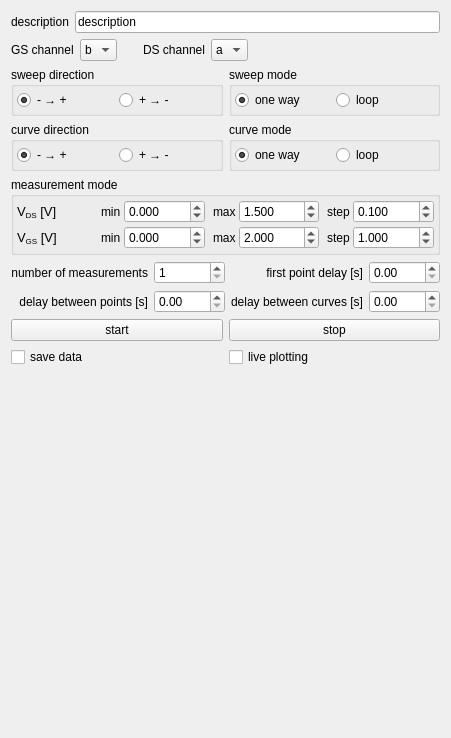
<?xml version="1.0" encoding="UTF-8"?>
<ui version="4.0">
 <class>measurement_window</class>
 <widget class="QWidget" name="measurement_window">
  <property name="geometry">
   <rect>
    <x>0</x>
    <y>0</y>
    <width>404</width>
    <height>738</height>
   </rect>
  </property>
  <property name="windowTitle">
   <string>transistor output</string>
  </property>
  <layout class="QVBoxLayout" name="verticalLayout">
   <item>
    <layout class="QHBoxLayout" name="horizontalLayout_8">
     <item>
      <widget class="QLabel" name="label_17">
       <property name="text">
        <string>description</string>
       </property>
      </widget>
     </item>
     <item>
      <widget class="QLineEdit" name="description_lineEdit">
       <property name="text">
        <string>description</string>
       </property>
      </widget>
     </item>
    </layout>
   </item>
   <item>
    <layout class="QHBoxLayout" name="horizontalLayout_16">
     <item>
      <widget class="QLabel" name="label_21">
       <property name="text">
        <string>GS channel</string>
       </property>
      </widget>
     </item>
     <item>
      <widget class="QComboBox" name="ch_GS_comboBox">
       <property name="currentIndex">
        <number>1</number>
       </property>
       <item>
        <property name="text">
         <string>a</string>
        </property>
       </item>
       <item>
        <property name="text">
         <string>b</string>
        </property>
       </item>
      </widget>
     </item>
     <item>
      <spacer name="horizontalSpacer_11">
       <property name="orientation">
        <enum>Qt::Horizontal</enum>
       </property>
       <property name="sizeType">
        <enum>QSizePolicy::Maximum</enum>
       </property>
       <property name="sizeHint" stdset="0">
        <size>
         <width>20</width>
         <height>20</height>
        </size>
       </property>
      </spacer>
     </item>
     <item>
      <widget class="QLabel" name="label_22">
       <property name="text">
        <string>DS channel</string>
       </property>
      </widget>
     </item>
     <item>
      <widget class="QComboBox" name="ch_DS_comboBox">
       <property name="currentIndex">
        <number>0</number>
       </property>
       <item>
        <property name="text">
         <string>a</string>
        </property>
       </item>
       <item>
        <property name="text">
         <string>b</string>
        </property>
       </item>
      </widget>
     </item>
     <item>
      <spacer name="horizontalSpacer_12">
       <property name="orientation">
        <enum>Qt::Horizontal</enum>
       </property>
       <property name="sizeHint" stdset="0">
        <size>
         <width>40</width>
         <height>20</height>
        </size>
       </property>
      </spacer>
     </item>
    </layout>
   </item>
   <item>
    <layout class="QVBoxLayout" name="verticalLayout_5">
     <item>
      <layout class="QHBoxLayout" name="horizontalLayout_13">
       <item>
        <widget class="QGroupBox" name="groupBox_4">
         <property name="title">
          <string>sweep direction</string>
         </property>
         <layout class="QHBoxLayout" name="horizontalLayout_14">
          <property name="spacing">
           <number>3</number>
          </property>
          <property name="leftMargin">
           <number>3</number>
          </property>
          <property name="topMargin">
           <number>3</number>
          </property>
          <property name="rightMargin">
           <number>3</number>
          </property>
          <property name="bottomMargin">
           <number>3</number>
          </property>
          <item>
           <widget class="QRadioButton" name="sweep_direction_positive_radioButton">
            <property name="text">
             <string>- → +</string>
            </property>
            <property name="checked">
             <bool>true</bool>
            </property>
           </widget>
          </item>
          <item>
           <widget class="QRadioButton" name="sweep_direction_negative_radioButton">
            <property name="text">
             <string>+ → -</string>
            </property>
           </widget>
          </item>
         </layout>
        </widget>
       </item>
       <item>
        <widget class="QGroupBox" name="groupBox_5">
         <property name="title">
          <string>sweep mode</string>
         </property>
         <layout class="QHBoxLayout" name="horizontalLayout_15">
          <property name="spacing">
           <number>3</number>
          </property>
          <property name="leftMargin">
           <number>3</number>
          </property>
          <property name="topMargin">
           <number>3</number>
          </property>
          <property name="rightMargin">
           <number>3</number>
          </property>
          <property name="bottomMargin">
           <number>3</number>
          </property>
          <item>
           <widget class="QRadioButton" name="sweep_one_way_radioButton">
            <property name="text">
             <string>one way</string>
            </property>
            <property name="checked">
             <bool>true</bool>
            </property>
           </widget>
          </item>
          <item>
           <widget class="QRadioButton" name="sweep_loop_radioButton">
            <property name="text">
             <string>loop</string>
            </property>
           </widget>
          </item>
         </layout>
        </widget>
       </item>
      </layout>
     </item>
     <item>
      <layout class="QHBoxLayout" name="horizontalLayout_10">
       <item>
        <widget class="QGroupBox" name="groupBox_3">
         <property name="title">
          <string>curve direction</string>
         </property>
         <layout class="QHBoxLayout" name="horizontalLayout_12">
          <property name="spacing">
           <number>3</number>
          </property>
          <property name="leftMargin">
           <number>3</number>
          </property>
          <property name="topMargin">
           <number>3</number>
          </property>
          <property name="rightMargin">
           <number>3</number>
          </property>
          <property name="bottomMargin">
           <number>3</number>
          </property>
          <item>
           <widget class="QRadioButton" name="curve_direction_positive_radioButton">
            <property name="sizePolicy">
             <sizepolicy hsizetype="Minimum" vsizetype="Fixed">
              <horstretch>0</horstretch>
              <verstretch>0</verstretch>
             </sizepolicy>
            </property>
            <property name="text">
             <string>- → +</string>
            </property>
            <property name="checked">
             <bool>true</bool>
            </property>
           </widget>
          </item>
          <item>
           <widget class="QRadioButton" name="curve_direction_negative_radioButton">
            <property name="styleSheet">
             <string notr="true"/>
            </property>
            <property name="text">
             <string>+ → -</string>
            </property>
           </widget>
          </item>
         </layout>
        </widget>
       </item>
       <item>
        <widget class="QGroupBox" name="groupBox_2">
         <property name="title">
          <string>curve mode</string>
         </property>
         <layout class="QHBoxLayout" name="horizontalLayout_11">
          <property name="spacing">
           <number>3</number>
          </property>
          <property name="leftMargin">
           <number>3</number>
          </property>
          <property name="topMargin">
           <number>3</number>
          </property>
          <property name="rightMargin">
           <number>3</number>
          </property>
          <property name="bottomMargin">
           <number>3</number>
          </property>
          <item>
           <widget class="QRadioButton" name="curve_one_way_radioButton">
            <property name="text">
             <string>one way</string>
            </property>
            <property name="checked">
             <bool>true</bool>
            </property>
           </widget>
          </item>
          <item>
           <widget class="QRadioButton" name="curve_loop_radioButton">
            <property name="text">
             <string>loop</string>
            </property>
           </widget>
          </item>
         </layout>
        </widget>
       </item>
      </layout>
     </item>
    </layout>
   </item>
   <item>
    <widget class="QGroupBox" name="groupBox">
     <property name="title">
      <string>measurement mode</string>
     </property>
     <layout class="QVBoxLayout" name="verticalLayout_4">
      <property name="spacing">
       <number>3</number>
      </property>
      <property name="leftMargin">
       <number>3</number>
      </property>
      <property name="topMargin">
       <number>3</number>
      </property>
      <property name="rightMargin">
       <number>3</number>
      </property>
      <property name="bottomMargin">
       <number>3</number>
      </property>
      <item>
       <layout class="QHBoxLayout" name="horizontalLayout_4">
        <item>
         <widget class="QLabel" name="label_9">
          <property name="text">
           <string>&lt;html&gt;&lt;head/&gt;&lt;body&gt;&lt;p&gt;&lt;span style=&quot; font-size:10pt;&quot;&gt;V&lt;/span&gt;&lt;span style=&quot; font-size:10pt; vertical-align:sub;&quot;&gt;DS&lt;/span&gt;&lt;span style=&quot; font-size:10pt;&quot;&gt; [V]&lt;/span&gt;&lt;/p&gt;&lt;/body&gt;&lt;/html&gt;</string>
          </property>
         </widget>
        </item>
        <item>
         <widget class="QLabel" name="label_11">
          <property name="sizePolicy">
           <sizepolicy hsizetype="Maximum" vsizetype="Preferred">
            <horstretch>0</horstretch>
            <verstretch>0</verstretch>
           </sizepolicy>
          </property>
          <property name="text">
           <string>min</string>
          </property>
         </widget>
        </item>
        <item>
         <widget class="QDoubleSpinBox" name="V_DS_min_output_doubleSpinBox">
          <property name="decimals">
           <number>3</number>
          </property>
          <property name="minimum">
           <double>-99.989999999999995</double>
          </property>
          <property name="value">
           <double>0.000000000000000</double>
          </property>
         </widget>
        </item>
        <item>
         <spacer name="horizontalSpacer_5">
          <property name="orientation">
           <enum>Qt::Horizontal</enum>
          </property>
          <property name="sizeType">
           <enum>QSizePolicy::Maximum</enum>
          </property>
          <property name="sizeHint" stdset="0">
           <size>
            <width>5</width>
            <height>20</height>
           </size>
          </property>
         </spacer>
        </item>
        <item>
         <widget class="QLabel" name="label_15">
          <property name="sizePolicy">
           <sizepolicy hsizetype="Maximum" vsizetype="Preferred">
            <horstretch>0</horstretch>
            <verstretch>0</verstretch>
           </sizepolicy>
          </property>
          <property name="text">
           <string>max</string>
          </property>
         </widget>
        </item>
        <item>
         <widget class="QDoubleSpinBox" name="V_DS_max_output_doubleSpinBox">
          <property name="decimals">
           <number>3</number>
          </property>
          <property name="minimum">
           <double>-99.989999999999995</double>
          </property>
          <property name="value">
           <double>1.500000000000000</double>
          </property>
         </widget>
        </item>
        <item>
         <spacer name="horizontalSpacer_6">
          <property name="orientation">
           <enum>Qt::Horizontal</enum>
          </property>
          <property name="sizeType">
           <enum>QSizePolicy::Maximum</enum>
          </property>
          <property name="sizeHint" stdset="0">
           <size>
            <width>5</width>
            <height>20</height>
           </size>
          </property>
         </spacer>
        </item>
        <item>
         <widget class="QLabel" name="label_16">
          <property name="sizePolicy">
           <sizepolicy hsizetype="Maximum" vsizetype="Preferred">
            <horstretch>0</horstretch>
            <verstretch>0</verstretch>
           </sizepolicy>
          </property>
          <property name="text">
           <string>step</string>
          </property>
         </widget>
        </item>
        <item>
         <widget class="QDoubleSpinBox" name="V_DS_step_output_doubleSpinBox">
          <property name="decimals">
           <number>3</number>
          </property>
          <property name="minimum">
           <double>0.001000000000000</double>
          </property>
          <property name="value">
           <double>0.100000000000000</double>
          </property>
         </widget>
        </item>
       </layout>
      </item>
      <item>
       <layout class="QHBoxLayout" name="horizontalLayout_7">
        <item>
         <widget class="QLabel" name="label_10">
          <property name="text">
           <string>&lt;html&gt;&lt;head/&gt;&lt;body&gt;&lt;p&gt;&lt;span style=&quot; font-size:10pt;&quot;&gt;V&lt;/span&gt;&lt;span style=&quot; font-size:10pt; vertical-align:sub;&quot;&gt;GS&lt;/span&gt;&lt;span style=&quot; font-size:10pt;&quot;&gt; [V]&lt;/span&gt;&lt;/p&gt;&lt;/body&gt;&lt;/html&gt;</string>
          </property>
         </widget>
        </item>
        <item>
         <widget class="QLabel" name="label_12">
          <property name="sizePolicy">
           <sizepolicy hsizetype="Maximum" vsizetype="Preferred">
            <horstretch>0</horstretch>
            <verstretch>0</verstretch>
           </sizepolicy>
          </property>
          <property name="text">
           <string>min</string>
          </property>
         </widget>
        </item>
        <item>
         <widget class="QDoubleSpinBox" name="V_GS_min_output_doubleSpinBox">
          <property name="decimals">
           <number>3</number>
          </property>
          <property name="minimum">
           <double>-99.989999999999995</double>
          </property>
         </widget>
        </item>
        <item>
         <spacer name="horizontalSpacer_7">
          <property name="orientation">
           <enum>Qt::Horizontal</enum>
          </property>
          <property name="sizeType">
           <enum>QSizePolicy::Maximum</enum>
          </property>
          <property name="sizeHint" stdset="0">
           <size>
            <width>5</width>
            <height>20</height>
           </size>
          </property>
         </spacer>
        </item>
        <item>
         <widget class="QLabel" name="label_13">
          <property name="sizePolicy">
           <sizepolicy hsizetype="Maximum" vsizetype="Preferred">
            <horstretch>0</horstretch>
            <verstretch>0</verstretch>
           </sizepolicy>
          </property>
          <property name="text">
           <string>max</string>
          </property>
         </widget>
        </item>
        <item>
         <widget class="QDoubleSpinBox" name="V_GS_max_output_doubleSpinBox">
          <property name="decimals">
           <number>3</number>
          </property>
          <property name="minimum">
           <double>-99.989999999999995</double>
          </property>
          <property name="value">
           <double>2.000000000000000</double>
          </property>
         </widget>
        </item>
        <item>
         <spacer name="horizontalSpacer_8">
          <property name="orientation">
           <enum>Qt::Horizontal</enum>
          </property>
          <property name="sizeType">
           <enum>QSizePolicy::Maximum</enum>
          </property>
          <property name="sizeHint" stdset="0">
           <size>
            <width>5</width>
            <height>20</height>
           </size>
          </property>
         </spacer>
        </item>
        <item>
         <widget class="QLabel" name="label_14">
          <property name="sizePolicy">
           <sizepolicy hsizetype="Maximum" vsizetype="Preferred">
            <horstretch>0</horstretch>
            <verstretch>0</verstretch>
           </sizepolicy>
          </property>
          <property name="text">
           <string>step</string>
          </property>
         </widget>
        </item>
        <item>
         <widget class="QDoubleSpinBox" name="V_GS_step_output_doubleSpinBox">
          <property name="decimals">
           <number>3</number>
          </property>
          <property name="minimum">
           <double>0.001000000000000</double>
          </property>
          <property name="value">
           <double>1.000000000000000</double>
          </property>
         </widget>
        </item>
       </layout>
      </item>
     </layout>
    </widget>
   </item>
   <item>
    <layout class="QGridLayout" name="gridLayout">
     <item row="1" column="2">
      <widget class="QLabel" name="label_18">
       <property name="layoutDirection">
        <enum>Qt::LeftToRight</enum>
       </property>
       <property name="text">
        <string>delay between curves [s]</string>
       </property>
       <property name="alignment">
        <set>Qt::AlignRight|Qt::AlignTrailing|Qt::AlignVCenter</set>
       </property>
      </widget>
     </item>
     <item row="1" column="0">
      <widget class="QLabel" name="label_19">
       <property name="text">
        <string>delay between points [s]</string>
       </property>
       <property name="alignment">
        <set>Qt::AlignRight|Qt::AlignTrailing|Qt::AlignVCenter</set>
       </property>
      </widget>
     </item>
     <item row="0" column="2">
      <widget class="QLabel" name="label_23">
       <property name="layoutDirection">
        <enum>Qt::LeftToRight</enum>
       </property>
       <property name="text">
        <string>first point delay [s]</string>
       </property>
       <property name="alignment">
        <set>Qt::AlignRight|Qt::AlignTrailing|Qt::AlignVCenter</set>
       </property>
      </widget>
     </item>
     <item row="0" column="0">
      <widget class="QLabel" name="label_20">
       <property name="layoutDirection">
        <enum>Qt::LeftToRight</enum>
       </property>
       <property name="text">
        <string>number of measurements</string>
       </property>
       <property name="alignment">
        <set>Qt::AlignRight|Qt::AlignTrailing|Qt::AlignVCenter</set>
       </property>
      </widget>
     </item>
     <item row="0" column="3">
      <widget class="QDoubleSpinBox" name="first_point_delay_doubleSpinBox"/>
     </item>
     <item row="0" column="1">
      <widget class="QSpinBox" name="N_measurements_spinBox">
       <property name="minimum">
        <number>1</number>
       </property>
       <property name="maximum">
        <number>99999</number>
       </property>
       <property name="value">
        <number>1</number>
       </property>
      </widget>
     </item>
     <item row="1" column="1">
      <widget class="QDoubleSpinBox" name="delay_points_doubleSpinBox">
       <property name="maximum">
        <double>9999.989999999999782</double>
       </property>
       <property name="value">
        <double>0.000000000000000</double>
       </property>
      </widget>
     </item>
     <item row="1" column="3">
      <widget class="QDoubleSpinBox" name="delay_curves_doubleSpinBox">
       <property name="maximum">
        <double>9999.989999999999782</double>
       </property>
      </widget>
     </item>
    </layout>
   </item>
   <item>
    <layout class="QHBoxLayout" name="horizontalLayout">
     <item>
      <widget class="QPushButton" name="start_pushbutton">
       <property name="text">
        <string>start</string>
       </property>
      </widget>
     </item>
     <item>
      <widget class="QPushButton" name="stop_pushbutton">
       <property name="text">
        <string>stop</string>
       </property>
      </widget>
     </item>
    </layout>
   </item>
   <item>
    <layout class="QHBoxLayout" name="horizontalLayout_9">
     <item>
      <widget class="QCheckBox" name="save_data_checkBox">
       <property name="text">
        <string>save data</string>
       </property>
      </widget>
     </item>
     <item>
      <widget class="QCheckBox" name="live_plotting_checkBox">
       <property name="layoutDirection">
        <enum>Qt::LeftToRight</enum>
       </property>
       <property name="text">
        <string>live plotting</string>
       </property>
      </widget>
     </item>
    </layout>
   </item>
   <item>
    <layout class="QGridLayout" name="plot_layout" columnstretch="0">
     <item row="1" column="0">
      <widget class="QWidget" name="I1_vs_V2" native="true">
       <property name="sizePolicy">
        <sizepolicy hsizetype="MinimumExpanding" vsizetype="MinimumExpanding">
         <horstretch>0</horstretch>
         <verstretch>0</verstretch>
        </sizepolicy>
       </property>
      </widget>
     </item>
     <item row="0" column="0">
      <widget class="QWidget" name="I2_vs_V2" native="true">
       <property name="sizePolicy">
        <sizepolicy hsizetype="MinimumExpanding" vsizetype="MinimumExpanding">
         <horstretch>0</horstretch>
         <verstretch>0</verstretch>
        </sizepolicy>
       </property>
      </widget>
     </item>
    </layout>
   </item>
  </layout>
 </widget>
 <resources/>
 <connections/>
</ui>
